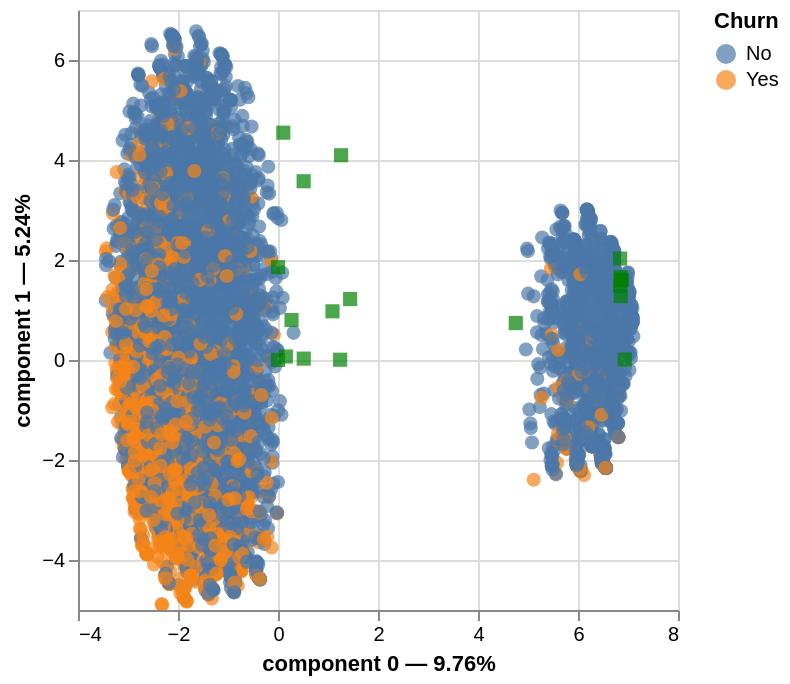

Notebook code for this chart:
### Code cell
import prince

famd = prince.FAMD(
    n_components=2,
    n_iter=3,
    rescale_with_mean=True,
    rescale_with_std=True,
    copy=True,
    check_input=True,
    random_state=42,
    engine="sklearn", 
    handle_unknown="error",  # same parameter as sklearn.preprocessing.OneHotEncoder
)

X_features = df.drop(columns=['Churn', 'customerID'])

famd = famd.fit(X_features)

df_for_plot = df.set_index('Churn')
famd.plot(df_for_plot, x_component=0, y_component=1, color_rows_by='Churn')

### Figure 1 — Vega specification as saved in the notebook (floating-point values rounded to 4 significant figures; data arrays with more than 128 entries replaced by an {"elided": "..."} marker saying what was removed)
{"$schema": "https://vega.github.io/schema/vega/v5.json", "data": [{"name": "param_1_store"}, {"name": "source_0", "values": {"elided": "7032 records"}}, {"name": "source_1", "values": [{"component 0": 4.755, "component 1": 0.7382, "variable": "MonthlyCharges"}, {"component 0": 1.262, "component 1": 4.095, "variable": "TotalCharges"}, {"component 0": 0.513, "component 1": 3.575, "variable": "Contract"}, {"component 0": 0.2705, "component 1": 0.7996, "variable": "Dependents"}, {"component 0": 6.842, "component 1": 2.029, "variable": "DeviceProtection"}, {"component 0": 6.936, "component 1": 0.009602, "variable": "InternetService"}, {"component 0": 1.09, "component 1": 0.9736, "variable": "MultipleLines"}, {"component 0": 6.842, "component 1": 1.483, "variable": "OnlineBackup"}, {"component 0": 6.856, "component 1": 1.278, "variable": "OnlineSecurity"}, {"component 0": 1.243, "component 1": 0.005286, "variable": "PaperlessBilling"}, {"component 0": 1.057e-05, "component 1": 1.857, "variable": "Partner"}, {"component 0": 1.443, "component 1": 1.219, "variable": "PaymentMethod"}, {"component 0": 0.1576, "component 1": 0.07005, "variable": "PhoneService"}, {"component 0": 0.515, "component 1": 0.02789, "variable": "SeniorCitizen"}, {"component 0": 6.87, "component 1": 1.609, "variable": "StreamingMovies"}, {"component 0": 6.87, "component 1": 1.594, "variable": "StreamingTV"}, {"component 0": 6.851, "component 1": 1.659, "variable": "TechSupport"}, {"component 0": 0.0004718, "component 1": 0.0007804, "variable": "gender"}, {"component 0": 0.1055, "component 1": 4.546, "variable": "tenure"}]}, {"name": "source_0_color_domain_Churn", "values": [{"Churn": "No"}, {"Churn": "Yes"}]}], "signals": [{"name": "unit", "value": {}, "on": [{"events": "pointermove", "update": "isTuple(group()) ? group() : unit"}]}, {"name": "param_1", "update": "vlSelectionResolve(\"param_1_store\", \"union\")"}, {"name": "param_1_component_0", "on": [{"events": [{"source": "view", "type": "dblclick"}], "update": "null"}, {"events": {"signal": "param_1_translate_delta"}, "update": "panLinear(param_1_translate_anchor.extent_x, -param_1_translate_delta.x / width)"}, {"events": {"signal": "param_1_zoom_delta"}, "update": "zoomLinear(domain(\"x\"), param_1_zoom_anchor.x, param_1_zoom_delta)"}]}, {"name": "param_1_component_1", "on": [{"events": [{"source": "view", "type": "dblclick"}], "update": "null"}, {"events": {"signal": "param_1_translate_delta"}, "update": "panLinear(param_1_translate_anchor.extent_y, param_1_translate_delta.y / height)"}, {"events": {"signal": "param_1_zoom_delta"}, "update": "zoomLinear(domain(\"y\"), param_1_zoom_anchor.y, param_1_zoom_delta)"}]}, {"name": "param_1_tuple", "on": [{"events": [{"signal": "param_1_component_0 || param_1_component_1"}], "update": "param_1_component_0 && param_1_component_1 ? {unit: \"view_1\", fields: param_1_tuple_fields, values: [param_1_component_0,param_1_component_1]} : null"}]}, {"name": "param_1_tuple_fields", "value": [{"field": "component 0", "channel": "x", "type": "R"}, {"field": "component 1", "channel": "y", "type": "R"}]}, {"name": "param_1_translate_anchor", "value": {}, "on": [{"events": [{"source": "scope", "type": "pointerdown"}], "update": "{x: x(unit), y: y(unit), extent_x: domain(\"x\"), extent_y: domain(\"y\")}"}]}, {"name": "param_1_translate_delta", "value": {}, "on": [{"events": [{"source": "window", "between": [{"source": "scope", "type": "pointerdown"}, {"source": "window", "type": "pointerup"}], "type": "pointermove", "consume": true}], "update": "{x: param_1_translate_anchor.x - x(unit), y: param_1_translate_anchor.y - y(unit)}"}]}, {"name": "param_1_zoom_anchor", "on": [{"events": [{"source": "scope", "type": "wheel", "consume": true}], "update": "{x: invert(\"x\", x(unit)), y: invert(\"y\", y(unit))}"}]}, {"name": "param_1_zoom_delta", "on": [{"events": [{"source": "scope", "type": "wheel", "consume": true}], "update": "pow(1.001, event.deltaY * pow(16, event.deltaMode))", "force": true}]}, {"name": "param_1_modify", "on": [{"events": {"signal": "param_1_tuple"}, "update": "modify(\"param_1_store\", param_1_tuple, true)"}]}], "marks": [{"type": "symbol", "name": "view_1_marks", "from": {"data": "source_0"}, "encode": {"update": {"x": {"field": "component 0", "scale": "x"}, "tooltip": {"signal": "{\"Churn\": isValid(datum[\"Churn\"]) ? datum[\"Churn\"] : \"\"+datum[\"Churn\"], \"component 0\": format(datum[\"component 0\"], \"\"), \"component 1\": format(datum[\"component 1\"], \"\")}"}, "shape": {"value": "circle"}, "fill": {"field": "Churn", "scale": "color"}, "size": {"value": 50}, "opacity": {"value": 0.7}, "y": {"field": "component 1", "scale": "y"}}}, "interactive": true, "clip": true, "style": ["circle"]}, {"type": "symbol", "name": "layer_1_marks", "from": {"data": "source_1"}, "encode": {"update": {"y": {"field": "component 1", "scale": "y"}, "size": {"value": 50}, "opacity": {"value": 0.7}, "fill": {"value": "green"}, "shape": {"value": "square"}, "x": {"field": "component 0", "scale": "x"}, "tooltip": {"signal": "{\"variable\": isValid(datum[\"variable\"]) ? datum[\"variable\"] : \"\"+datum[\"variable\"]}"}}}, "interactive": true, "style": ["square"], "clip": true}], "scales": [{"name": "x", "type": "linear", "domain": {"fields": [{"data": "source_0", "field": "component 0"}, {"data": "source_1", "field": "component 0"}]}, "range": [0, {"signal": "width"}], "domainRaw": {"signal": "param_1[\"component 0\"]"}, "zero": false, "nice": true}, {"name": "y", "type": "linear", "domain": {"fields": [{"data": "source_0", "field": "component 1"}, {"data": "source_1", "field": "component 1"}]}, "range": [{"signal": "height"}, 0], "domainRaw": {"signal": "param_1[\"component 1\"]"}, "zero": false, "nice": true}, {"name": "color", "type": "ordinal", "domain": {"data": "source_0_color_domain_Churn", "field": "Churn", "sort": true}, "range": "category"}], "axes": [{"scale": "x", "grid": true, "ticks": false, "maxExtent": 0, "minExtent": 0, "gridScale": "y", "zindex": 0, "tickCount": {"signal": "ceil(width/40)"}, "orient": "bottom", "aria": false, "domain": false, "labels": false}, {"scale": "y", "grid": true, "domain": false, "labels": false, "minExtent": 0, "aria": false, "tickCount": {"signal": "ceil(height/40)"}, "ticks": false, "gridScale": "x", "zindex": 0, "maxExtent": 0, "orient": "left"}, {"scale": "x", "labelFlush": true, "tickCount": {"signal": "ceil(width/40)"}, "labelOverlap": true, "grid": false, "orient": "bottom", "zindex": 0, "title": "component 0 — 9.76%"}, {"scale": "y", "labelOverlap": true, "tickCount": {"signal": "ceil(height/40)"}, "title": "component 1 — 5.24%", "grid": false, "zindex": 0, "orient": "left"}], "padding": 5, "legends": [{"fill": "color", "symbolType": "circle", "title": "Churn", "encode": {"symbols": {"update": {"opacity": {"value": 0.7}}}}}], "background": "white", "width": 300, "height": 300, "style": "cell"}
